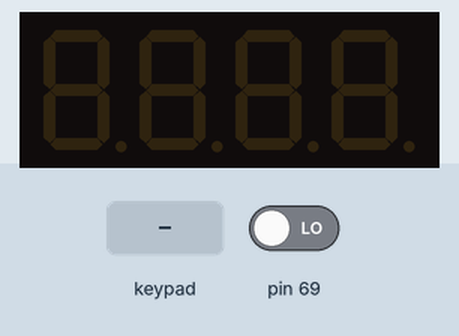
Bench run of a sketch on a simulated Arduino Mega 2560, built with avr-gcc and run on an emulated ATmega2560. Parts: 4-digit seven-segment display. Wiring (from diagram.json): 4-digit 7-segment display, segments lit when HIGH: segments pin 22, pin 23, pin 24, pin 25, pin 26, pin 27, pin 28, pin 29; digit selects pin 10, pin 11, pin 12, pin 13. Wiring (inferred from the signals the program sends): 4×4 keypad with keys 1 2 3 A 4 5 6 B 7 8 9 C E 0 D F: rows pin 54, pin 55, pin 56, pin 57; columns pin 62, pin 63, pin 64, pin 65. The inputs (shaded band) are chosen by the test bench; at power-on: pin 69 LOW. The segment pins are drawn as the display they are named for.

Above: at 1.2 s.
1.3 s: keypad keys 1 2 pressed 0.4 s apart
At 1.89 s:
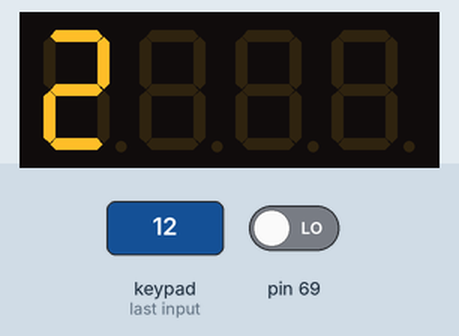
3.6 s: key '1' pressed
At 3.79 s:
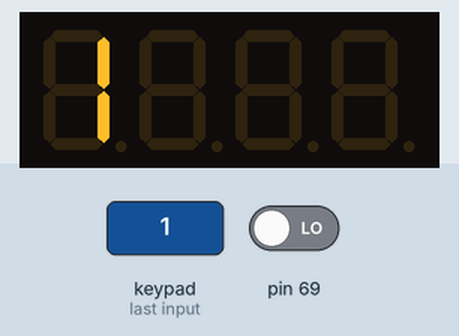
5.3 s: key '3' pressed
At 5.49 s:
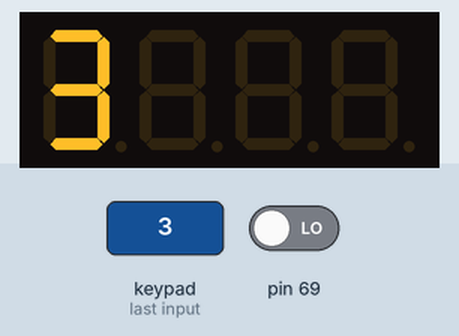
7.0 s: keypad keys 2 5 pressed 0.4 s apart
At 7.59 s:
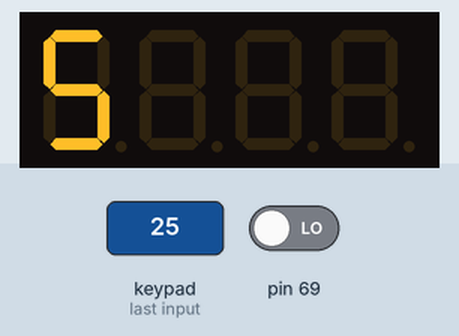
Timing chart, 0 to 10.0 s (numbered marks = the images above; inputs shaded):
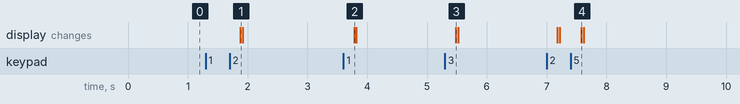

The sketch:

ETALVIS_Problem_10_03.ino
```cpp
//EMBEDDED SYSTEMS PROGRAMMING - GPIO
//KEYPAD CONTROL PROBLEMS
//Use a 4x4 keypad and a quad seven segment display
//SET 10 PROBLEM 03
//perform single digit addition
//example: 6+7=13,9+4=13.

//function prototypes
void clearDisplay(void);
void enableDigit(int digit);
int getKey(void);
void delay1(void);
// Segment patterns for digits 0–9 (common-cathode)
const unsigned char segPatterns[10] = {
  0x3F, 0x06, 0x5B, 0x4F,
  0x66, 0x6D, 0x7D, 0x07,
  0x7F, 0x6F
};

// --- Pin Initialization ---
void setup() {
  volatile char *ddra = (char *)0x21;
  volatile char *ddrb = (char *)0x24;
  volatile char *ddrf = (char *)0x30;
  volatile char *ddrk = (char *)0x107;
  *ddra = 0xFF;
  *ddrb = 0xF0;
  *ddrf = 0x0F;
  *ddrk = 0x00;
}

// --- Main Execution Loop ---
void loop() {
  static int number1 = 0, number2 = 0, count = 0;
  int key = getKey();

  if (key >= 0 && key <= 9) {
    if (count == 0) number1 = key;
    else if (count == 1) number2 = key;
    displayDigit(1, key);
  }

  if (key == 10 && count == 0) {  // '+' pressed
    count = 1;
  } else if (key == 14 && count == 1) {  // '=' pressed
    int result = number1 + number2;
    int tens = result / 10;
    int ones = result % 10;
    for (int i = 0; i < 20; i++) {
      displayDigit(3, tens);
      displayDigit(4, ones);
    }
    number1 = number2 = count = 0;
  }
}

void delay1(void) {
  volatile long d;
  for (d = 0; d <= 100; d++);
}

void clearDisplay(void) {
  volatile char *porta = (char *)0x22;
  volatile char *portb = (char *)0x25;
  *porta = 0x00;
  *portb = 0xF0;
}

void enableDigit(int digit) {
  volatile char *portb = (char *)0x25;
  switch (digit) {
    case 1: *portb = 0xE0; break;
    case 2: *portb = 0xD0; break;
    case 3: *portb = 0xB0; break;
    case 4: *portb = 0x70; break;
    default: *portb = 0xF0; break;
  }
}

void displayDigit(int digit, int value) {
  volatile char *porta = (char *)0x22;
  enableDigit(digit);
  *porta = segPatterns[value];
  delay1();
  clearDisplay();
  delay1();
}

// --- Keypad Scanner ---
int getKey(void) {
  volatile char *portf = (char *)0x31;
  volatile char *pink = (char *)0x106;
  const int keyMap[4][4] = {
    {1, 2, 3, 10},
    {4, 5, 6, 11},
    {7, 8, 9, 12},
    {13, 0, 14, 15}
  };

  for (int row = 0; row < 4; row++) {
    *portf = (1 << row);
    delay1();
    char cols = *pink & 0x0F;
    if (cols) {
      for (int c = 0; c < 4; c++) {
        if (cols & (1 << c)) {
          while (*pink & (1 << c)); // Wait for release
          return keyMap[row][c];
        }
      }
    }
  }
  return -1;
}
```

Measured:
- after the input at 1.3 s, the display: changes after 0.58 s (image 1)
- after the input at 3.6 s, the display: changes after 0.18 s (image 2)
- after the input at 5.3 s, the display: changes after 0.18 s (image 3)
- after the input at 7.0 s, the display: first changes after 0.18 s (image 4 shows a later state)
